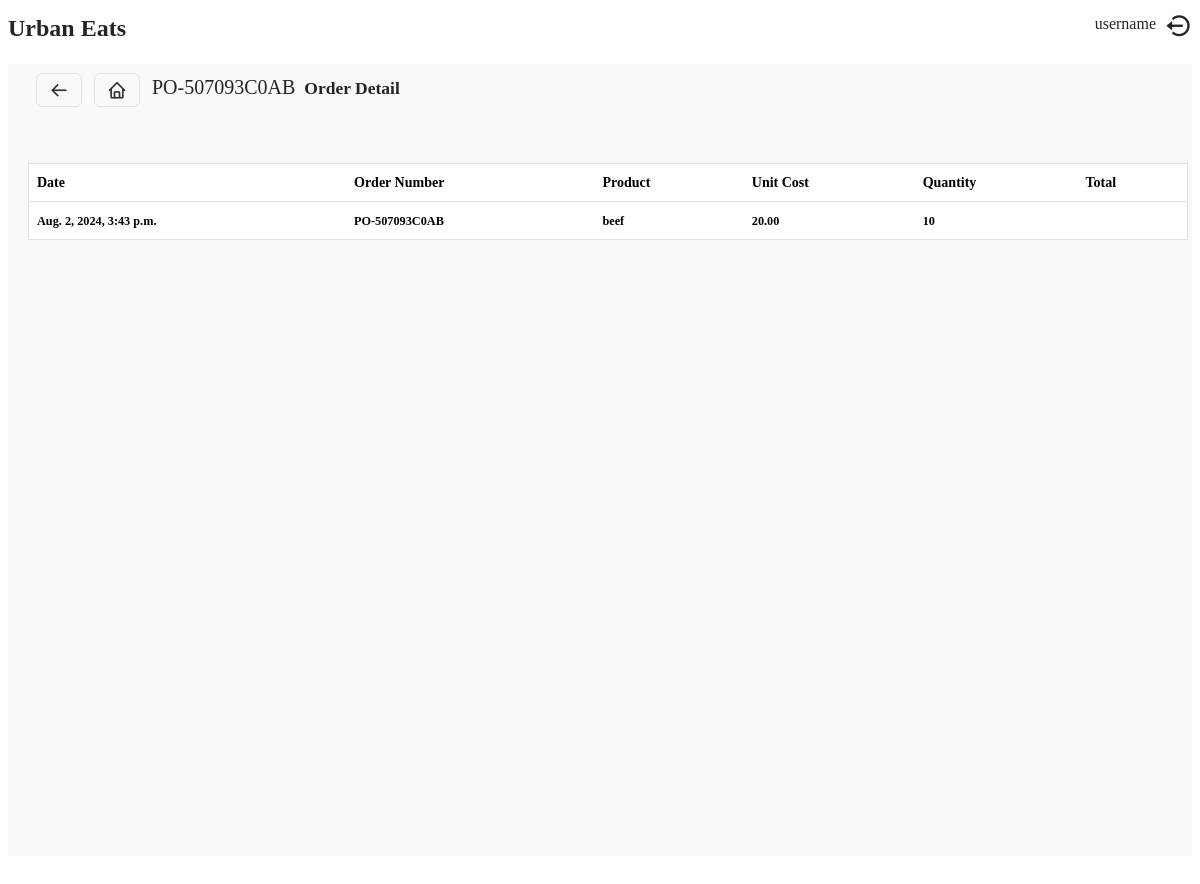
The app's page /inventory/purchase_order/detail/1/, older data.
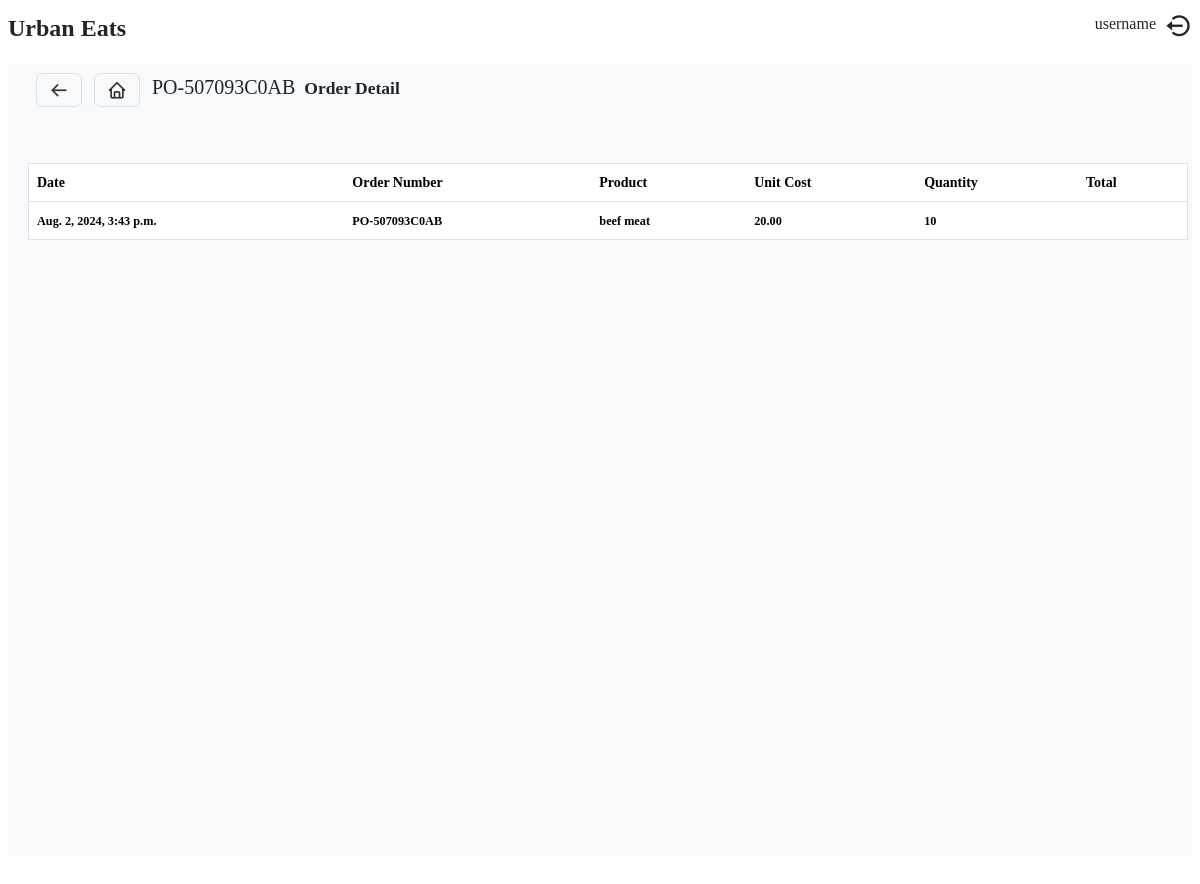
The same page, newer data.
### inventory/models.py (models this page shows, shortened)
class PurchaseOrderItem(models.Model):
    purchase_order = models.ForeignKey(PurchaseOrder, on_delete=models.CASCADE, related_name='items')
    product = models.ForeignKey(Product, on_delete=models.SET_NULL, null=True)
    quantity = models.IntegerField()
    unit_cost = models.DecimalField(max_digits=10, decimal_places=2)
    received_quantity = models.IntegerField(default=0)
    received = models.BooleanField(default=False, null=True)

class Product(models.Model):
    tax_choices = [
        ('exempted', 'Exempted'),
        ('standard', 'Standard'),
        ('zero rated', 'Zero Rated')
    ]
    name = models.CharField(max_length=255)
    quantity = models.IntegerField()
    cost = models.DecimalField(max_digits=10, decimal_places=2)
    price = models.DecimalField(max_digits=10, decimal_places=2, default=1)
    unit = models.ForeignKey(UnitOfMeasurement, on_delete=models.CASCADE, null=True)
    category = models.ForeignKey(Category, on_delete=models.CASCADE)
    tax_type = models.CharField(max_length=50, choices=tax_choices)
    min_stock_level = models.IntegerField(default=0, null=True)
    portion_multiplier = models.FloatField(default=1, null=True, blank=True)
    raw_material = models.BooleanField(default=False)
    finished_product = models.BooleanField(default=False)
    description = models.TextField()
    deactivate = models.BooleanField(default=False)

class PurchaseOrder(models.Model):
    status_choices = [
        ('pending', 'Pending'),
        ('ordered', 'Ordered'),
        ('received', 'Received'),
        ('canceled', 'Canceled')
    ]
    order_number = models.CharField(max_length=100, unique=True)
    supplier = models.ForeignKey(Supplier, on_delete=models.SET_NULL, null=True)
    order_date = models.DateTimeField(default=datetime.datetime.today())
    delivery_date = models.DateField(null=True, blank=True)
    total_cost = models.DecimalField(max_digits=15, decimal_places=2, default=0.00)
    status = models.CharField(max_length=50, choices=status_choices, default='pending')
    notes = models.TextField(null=True, blank=True)
    discount = models.DecimalField(max_digits=15, decimal_places=2, default=0.00)
    tax_amount = models.DecimalField(max_digits=15, decimal_places=2, default=0.00)
    handling_amount = models.DecimalField(max_digits=15, decimal_places=2, default=0.00)
    other_amount = models.DecimalField(max_digits=15, decimal_places=2, default=0.00)
    is_partial = models.BooleanField(default=False)
    received = models.BooleanField(default=False)

### inventory/views.py (the view)
# urls.py: path('purchase_order/detail/<int:order_id>/', purchase_order_detail, name='purchase_order_detail'),
def purchase_order_detail(request, order_id):
    try:
        purchase_order = PurchaseOrder.objects.get(id=order_id)
    except PurchaseOrder.DoesNotExist:
        messages.warning(request, f'Purchase order with ID: {order_id} doesn\'t exists')
        return redirect('inventory:purchase_orders')
    try:
        purchase_order_items = PurchaseOrderItem.objects.filter(purchase_order=purchase_order)
    except PurchaseOrderItem.DoesNotExist:
        messages.warning(request, f'Purchase order with ID: {order_id} doesn\'t exists')
        return redirect('inventory:purchase_orders')
    return render(request, 'inventory/purchase_order_detail.html',
        {
            'orders':purchase_order_items,
            'purchase_order':purchase_order
        }
    )

### templates/inventory/purchase_order_detail.html (shortened to what this page needs)
{% extends "base.html" %}
{% load static%}
{% block content %}
   <div class="inventory">
        <div class="inventory-navbar">
            <div class="d-flex justify-content-between align-items-cente p-2">
                <div>
                    <a href='{% url "inventory:products"%}' class='border btn bx bx-arrow-back fs-5'></a>
                    <a href='/' class='bx bx-home btn border fs-5 mx-2'></a>
                    <span class='mt-2 fs-5'>{{ purchase_order.order_number}} <small class='px-1 fw-bold fx-6'>Order Detail</span>
                </div>
            </div>
        </div>
        <div>
            <div class="table-detail w-100">
                <table class='table border table-hover rounded p-2' id='order_table' style="width: 100%;">
                    <thead class='bg-primary'>
                            <th>Date</th>
                            <th>Order Number</th>
                            <th>Product</th>
                            <th>Unit Cost</th>
                            <th>Quantity</th>
                            <th>Total</th>
                    </thead>
                    <tbody>
                        {% for order in orders %}
                        <tr>
                            <td data-id={{ order.id }}><small>{{ order.purchase_order.order_date }}</small></td>
                            <td data-id={{ order.id }}><small>{{ order.purchase_order.order_number }}</small></td>
                            <td data-id={{ order.id }}><small>{{ order.product.name }}</small></td>
                            <td data-id={{ order.id }}><small>{{ order.unit_cost }}</small></td>
                            <td data-id={{ order.id }}><small>{{ order.quantity }}</small></td>
                            <td data-id={{ order.id }}><small id='total'></small></td>
                        </tr>
                        {% endfor %}
                    </tbody>
                </table>
            </div>
        </div>
   </div>
{% endblock content %}

Row changes from the older to the newer data that the page shows:
changed through a linked row, PurchaseOrderItem "PO-507093C0AB": product.name "beef" → "beef meat"
